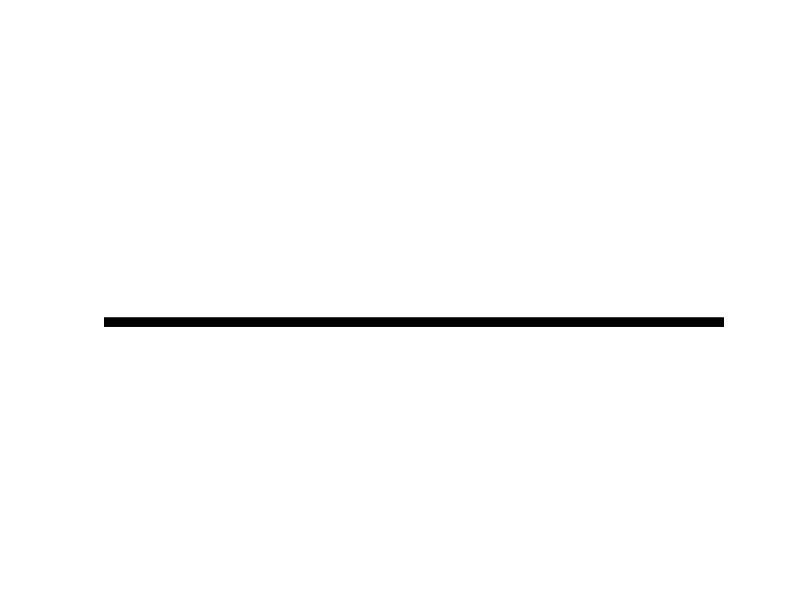

Recreate this plot in MATLAB. (Note: this script raises an error after producing the figure.)
%close all;
clear all;

local_dir = pwd;
tempFilepath = fullfile(local_dir,'Synthetic Testing Images\temp_line.tif');
%%Straight line 7 pixels wide
figure(1);plot([1,256],[128,128],'k-','linewidth',7);
xlim([1,256]);
axis off;
saveas(figure(1),tempFilepath);
%figure;imshow(Test_image);
Test_image = imread(tempFilepath);
Test_image = imresize(Test_image, [256, 256]);
imwrite(Test_image,fullfile(local_dir,'Synthetic Testing Images\Straight_line7.tif'));
%%straight line 3 pixels wide
%y=const
figure(6);plot([1,256],[128,128],'k-','linewidth',3);
xlim([1,256]);
axis off;
saveas(figure(6),tempFilepath);
%figure;imshow(Test_image);
Test_image = imread(tempFilepath);
Test_image = imresize(Test_image, [256, 256]);
imwrite(Test_image,fullfile(local_dir,'Synthetic Testing Images\Straight_line3.tif'));

%%daigonal line 7 pixels wide
%y = x
x = 1:256;
figure(2);plot(x,'k-','linewidth',7);
axis off;
xlim([1,256]);
saveas(figure(2),tempFilepath);
%figure;imshow(Test_image);
Test_image = imread(tempFilepath);
Test_image = imresize(Test_image, [256, 256]);
imwrite(Test_image,fullfile(local_dir,'Synthetic Testing Images\Diag_line7.tif'));

%%daigonal line 5 pixels wide
%y = x
x = 1:256;
figure(7);plot(x,'k-','linewidth',5);
axis off;
xlim([1,256]);
saveas(figure(7),tempFilepath);
%figure;imshow(Test_image);
Test_image = imread(tempFilepath);
Test_image = imresize(Test_image, [256, 256]);
imwrite(Test_image,fullfile(local_dir,'Synthetic Testing Images\Diag_line5.tif'));


%%sine wave 5 pixels wide
%y = sinx
Test_image = ones(256,256);
x= (0:.01:2*pi);
y=sin(x)*256;
figure(3);plot(x*81.4873/2,y,'k-','linewidth',5);
axis off;
xlim([1,256]);
saveas(figure(3),tempFilepath);
%figure;imshow(Test_image);
Test_image = imread(tempFilepath);
Test_image = imresize(Test_image, [256, 256]);
imwrite(Test_image,fullfile(local_dir,'Synthetic Testing Images\sine_line.tif'));
%circle 7 pixels wide
circle(128,128,100,tempFilepath,local_dir);

%%sine wave 3 pixels wide
%y = sinx
Test_image = ones(256,256);
x= (0:.01:2*pi);
y=sin(x)*256;
figure(8);plot(x*81.4873/2,y,'k-','linewidth',3);
axis off;
xlim([1,256]);
saveas(figure(8),tempFilepath);
%figure;imshow(Test_image);
Test_image = imread(tempFilepath);
Test_image = imresize(Test_image, [256, 256]);
imwrite(Test_image,fullfile(local_dir,'Synthetic Testing Images\sine_line3.tif'));
%circles 7 and 5 pixels wide
circle(128,128,100,tempFilepath,local_dir);



%synthetic 'y' shaped bifurcation
figure(5);
hold on
plot([128,128],[20+20,100+20],'k-','linewidth',7)
plot([128,150],[100+20,160+20],'k-','linewidth',7)
plot([128,106],[100+20,160+20],'k-','linewidth',7)
xlim([1,256]);
ylim([1,256]);
axis off
saveas(figure(5),tempFilepath);
%figure;imshow(Test_image);
Test_image = imread(tempFilepath);
Test_image = imresize(Test_image, [256, 256]);
imwrite(Test_image,fullfile(local_dir,'Synthetic Testing Images\bifur_line.tif'));

figure(10);
hold on
plot([128,128],[20+20,100+20],'k-','linewidth',3)
plot([128,150],[100+20,160+20],'k-','linewidth',3)
plot([128,106],[100+20,160+20],'k-','linewidth',3)
xlim([1,256]);
ylim([1,256]);
axis off
saveas(figure(10),tempFilepath);
%figure;imshow(Test_image);
Test_image = imread(tempFilepath);
Test_image = imresize(Test_image, [256, 256]);
imwrite(Test_image,fullfile(local_dir,'Synthetic Testing Images\bifur_line3.tif'));
function circle(x,y,r,fp,ld)
%x and y are the coordinates of the center of the circle
%r is the radius of the circle
% fp is the tempFilepath directory
%ld is the local directory for the programme
%0.000001 is the angle step, bigger values will draw the circle faster but
%you might notice imperfections (not very smooth)
ang=0:0.000001:2*pi; 
xp=r*cos(ang);
yp=r*sin(ang);
figure(4);plot(x+xp,y+yp,'k-','linewidth',7);
axis off;
xlim([1,256]);
ylim([1,256])
figure(9);plot(x+xp,y+yp,'k-','linewidth',5);
axis off;
xlim([1,256]);
ylim([1,256]);
saveas(figure(4),fp);
%figure;imshow(Test_image);
Test_image = imread(fp);
Test_image = imresize(Test_image, [256, 256]);
imwrite(Test_image,fullfile(ld,'Synthetic Testing Images\circle7.tif'));
saveas(figure(9),fp);
Test_image = imread(fp);
Test_image = imresize(Test_image, [256, 256]);
imwrite(Test_image,fullfile(ld,'Synthetic Testing Images\circle5.tif'));
end
